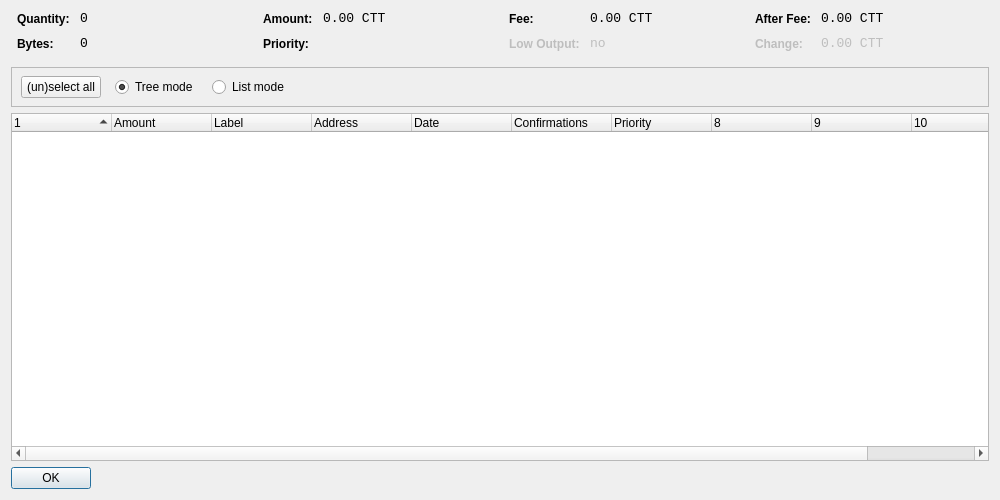
<?xml version="1.0" encoding="UTF-8"?>
<ui version="4.0">
 <class>CoinControlDialog</class>
 <widget class="QDialog" name="CoinControlDialog">
  <property name="geometry">
   <rect>
    <x>0</x>
    <y>0</y>
    <width>1000</width>
    <height>500</height>
   </rect>
  </property>
  <property name="windowTitle">
   <string>Coin Control</string>
  </property>
  <layout class="QVBoxLayout" name="verticalLayout">
   <item>
    <layout class="QHBoxLayout" name="horizontalLayoutTop" stretch="0,0,0,0">
     <property name="topMargin">
      <number>0</number>
     </property>
     <property name="bottomMargin">
      <number>10</number>
     </property>
     <item>
      <layout class="QFormLayout" name="formLayoutCoinControl1">
       <property name="horizontalSpacing">
        <number>10</number>
       </property>
       <property name="verticalSpacing">
        <number>10</number>
       </property>
       <property name="leftMargin">
        <number>6</number>
       </property>
       <property name="rightMargin">
        <number>6</number>
       </property>
       <item row="0" column="0">
        <widget class="QLabel" name="labelCoinControlQuantityText">
         <property name="styleSheet">
          <string notr="true">font-weight:bold;</string>
         </property>
         <property name="text">
          <string>Quantity:</string>
         </property>
        </widget>
       </item>
       <item row="0" column="1">
        <widget class="QLabel" name="labelCoinControlQuantity">
         <property name="font">
          <font>
           <family>Monospace</family>
           <pointsize>10</pointsize>
          </font>
         </property>
         <property name="cursor">
          <cursorShape>IBeamCursor</cursorShape>
         </property>
         <property name="contextMenuPolicy">
          <enum>Qt::ActionsContextMenu</enum>
         </property>
         <property name="text">
          <string notr="true">0</string>
         </property>
         <property name="textInteractionFlags">
          <set>Qt::LinksAccessibleByMouse|Qt::TextSelectableByKeyboard|Qt::TextSelectableByMouse</set>
         </property>
        </widget>
       </item>
       <item row="1" column="0">
        <widget class="QLabel" name="labelCoinControlBytesText">
         <property name="styleSheet">
          <string notr="true">font-weight:bold;</string>
         </property>
         <property name="text">
          <string>Bytes:</string>
         </property>
        </widget>
       </item>
       <item row="1" column="1">
        <widget class="QLabel" name="labelCoinControlBytes">
         <property name="font">
          <font>
           <family>Monospace</family>
           <pointsize>10</pointsize>
          </font>
         </property>
         <property name="cursor">
          <cursorShape>IBeamCursor</cursorShape>
         </property>
         <property name="contextMenuPolicy">
          <enum>Qt::ActionsContextMenu</enum>
         </property>
         <property name="text">
          <string notr="true">0</string>
         </property>
         <property name="textInteractionFlags">
          <set>Qt::LinksAccessibleByMouse|Qt::TextSelectableByKeyboard|Qt::TextSelectableByMouse</set>
         </property>
        </widget>
       </item>
      </layout>
     </item>
     <item>
      <layout class="QFormLayout" name="formLayoutCoinControl2">
       <property name="horizontalSpacing">
        <number>10</number>
       </property>
       <property name="verticalSpacing">
        <number>10</number>
       </property>
       <property name="leftMargin">
        <number>6</number>
       </property>
       <property name="rightMargin">
        <number>6</number>
       </property>
       <item row="0" column="0">
        <widget class="QLabel" name="labelCoinControlAmountText">
         <property name="styleSheet">
          <string notr="true">font-weight:bold;</string>
         </property>
         <property name="text">
          <string>Amount:</string>
         </property>
        </widget>
       </item>
       <item row="0" column="1">
        <widget class="QLabel" name="labelCoinControlAmount">
         <property name="font">
          <font>
           <family>Monospace</family>
           <pointsize>10</pointsize>
          </font>
         </property>
         <property name="cursor">
          <cursorShape>IBeamCursor</cursorShape>
         </property>
         <property name="contextMenuPolicy">
          <enum>Qt::ActionsContextMenu</enum>
         </property>
         <property name="text">
          <string notr="true">0.00 CTT</string>
         </property>
         <property name="textInteractionFlags">
          <set>Qt::LinksAccessibleByMouse|Qt::TextSelectableByKeyboard|Qt::TextSelectableByMouse</set>
         </property>
        </widget>
       </item>
       <item row="1" column="0">
        <widget class="QLabel" name="labelCoinControlPriorityText">
         <property name="styleSheet">
          <string notr="true">font-weight:bold;</string>
         </property>
         <property name="text">
          <string>Priority:</string>
         </property>
        </widget>
       </item>
       <item row="1" column="1">
        <widget class="QLabel" name="labelCoinControlPriority">
         <property name="font">
          <font>
           <family>Monospace</family>
           <pointsize>10</pointsize>
          </font>
         </property>
         <property name="cursor">
          <cursorShape>IBeamCursor</cursorShape>
         </property>
         <property name="contextMenuPolicy">
          <enum>Qt::ActionsContextMenu</enum>
         </property>
         <property name="text">
          <string/>
         </property>
         <property name="textInteractionFlags">
          <set>Qt::LinksAccessibleByMouse|Qt::TextSelectableByKeyboard|Qt::TextSelectableByMouse</set>
         </property>
        </widget>
       </item>
      </layout>
     </item>
     <item>
      <layout class="QFormLayout" name="formLayoutCoinControl3">
       <property name="horizontalSpacing">
        <number>10</number>
       </property>
       <property name="verticalSpacing">
        <number>10</number>
       </property>
       <property name="leftMargin">
        <number>6</number>
       </property>
       <property name="rightMargin">
        <number>6</number>
       </property>
       <item row="0" column="0">
        <widget class="QLabel" name="labelCoinControlFeeText">
         <property name="styleSheet">
          <string notr="true">font-weight:bold;</string>
         </property>
         <property name="text">
          <string>Fee:</string>
         </property>
        </widget>
       </item>
       <item row="0" column="1">
        <widget class="QLabel" name="labelCoinControlFee">
         <property name="font">
          <font>
           <family>Monospace</family>
           <pointsize>10</pointsize>
          </font>
         </property>
         <property name="cursor">
          <cursorShape>IBeamCursor</cursorShape>
         </property>
         <property name="contextMenuPolicy">
          <enum>Qt::ActionsContextMenu</enum>
         </property>
         <property name="text">
          <string notr="true">0.00 CTT</string>
         </property>
         <property name="textInteractionFlags">
          <set>Qt::LinksAccessibleByMouse|Qt::TextSelectableByKeyboard|Qt::TextSelectableByMouse</set>
         </property>
        </widget>
       </item>
       <item row="1" column="0">
        <widget class="QLabel" name="labelCoinControlLowOutputText">
         <property name="enabled">
          <bool>false</bool>
         </property>
         <property name="styleSheet">
          <string notr="true">font-weight:bold;</string>
         </property>
         <property name="text">
          <string>Low Output:</string>
         </property>
        </widget>
       </item>
       <item row="1" column="1">
        <widget class="QLabel" name="labelCoinControlLowOutput">
         <property name="enabled">
          <bool>false</bool>
         </property>
         <property name="font">
          <font>
           <family>Monospace</family>
           <pointsize>10</pointsize>
          </font>
         </property>
         <property name="cursor">
          <cursorShape>IBeamCursor</cursorShape>
         </property>
         <property name="contextMenuPolicy">
          <enum>Qt::ActionsContextMenu</enum>
         </property>
         <property name="text">
          <string notr="true">no</string>
         </property>
         <property name="textInteractionFlags">
          <set>Qt::LinksAccessibleByMouse|Qt::TextSelectableByKeyboard|Qt::TextSelectableByMouse</set>
         </property>
        </widget>
       </item>
      </layout>
     </item>
     <item>
      <layout class="QFormLayout" name="formLayoutCoinControl4">
       <property name="horizontalSpacing">
        <number>10</number>
       </property>
       <property name="verticalSpacing">
        <number>10</number>
       </property>
       <property name="leftMargin">
        <number>6</number>
       </property>
       <property name="rightMargin">
        <number>6</number>
       </property>
       <item row="0" column="0">
        <widget class="QLabel" name="labelCoinControlAfterFeeText">
         <property name="styleSheet">
          <string notr="true">font-weight:bold;</string>
         </property>
         <property name="text">
          <string>After Fee:</string>
         </property>
        </widget>
       </item>
       <item row="0" column="1">
        <widget class="QLabel" name="labelCoinControlAfterFee">
         <property name="font">
          <font>
           <family>Monospace</family>
           <pointsize>10</pointsize>
          </font>
         </property>
         <property name="cursor">
          <cursorShape>IBeamCursor</cursorShape>
         </property>
         <property name="contextMenuPolicy">
          <enum>Qt::ActionsContextMenu</enum>
         </property>
         <property name="text">
          <string notr="true">0.00 CTT</string>
         </property>
         <property name="textInteractionFlags">
          <set>Qt::LinksAccessibleByMouse|Qt::TextSelectableByKeyboard|Qt::TextSelectableByMouse</set>
         </property>
        </widget>
       </item>
       <item row="1" column="0">
        <widget class="QLabel" name="labelCoinControlChangeText">
         <property name="enabled">
          <bool>false</bool>
         </property>
         <property name="styleSheet">
          <string notr="true">font-weight:bold;</string>
         </property>
         <property name="text">
          <string>Change:</string>
         </property>
        </widget>
       </item>
       <item row="1" column="1">
        <widget class="QLabel" name="labelCoinControlChange">
         <property name="enabled">
          <bool>false</bool>
         </property>
         <property name="font">
          <font>
           <family>Monospace</family>
           <pointsize>10</pointsize>
          </font>
         </property>
         <property name="cursor">
          <cursorShape>IBeamCursor</cursorShape>
         </property>
         <property name="contextMenuPolicy">
          <enum>Qt::ActionsContextMenu</enum>
         </property>
         <property name="text">
          <string notr="true">0.00 CTT</string>
         </property>
         <property name="textInteractionFlags">
          <set>Qt::LinksAccessibleByMouse|Qt::TextSelectableByKeyboard|Qt::TextSelectableByMouse</set>
         </property>
        </widget>
       </item>
      </layout>
     </item>
    </layout>
   </item>
   <item>
    <widget class="QFrame" name="frame">
     <property name="minimumSize">
      <size>
       <width>0</width>
       <height>40</height>
      </size>
     </property>
     <property name="frameShape">
      <enum>QFrame::StyledPanel</enum>
     </property>
     <property name="frameShadow">
      <enum>QFrame::Sunken</enum>
     </property>
     <widget class="QWidget" name="horizontalLayoutWidget">
      <property name="geometry">
       <rect>
        <x>10</x>
        <y>0</y>
        <width>781</width>
        <height>41</height>
       </rect>
      </property>
      <layout class="QHBoxLayout" name="horizontalLayoutPanel" stretch="0,0,0,0,0">
       <property name="spacing">
        <number>14</number>
       </property>
       <item>
        <widget class="QPushButton" name="pushButtonSelectAll">
         <property name="sizePolicy">
          <sizepolicy hsizetype="Maximum" vsizetype="Fixed">
           <horstretch>0</horstretch>
           <verstretch>0</verstretch>
          </sizepolicy>
         </property>
         <property name="text">
          <string>(un)select all</string>
         </property>
        </widget>
       </item>
       <item>
        <widget class="QRadioButton" name="radioTreeMode">
         <property name="sizePolicy">
          <sizepolicy hsizetype="Maximum" vsizetype="Fixed">
           <horstretch>0</horstretch>
           <verstretch>0</verstretch>
          </sizepolicy>
         </property>
         <property name="text">
          <string>Tree mode</string>
         </property>
         <property name="checked">
          <bool>true</bool>
         </property>
        </widget>
       </item>
       <item>
        <widget class="QRadioButton" name="radioListMode">
         <property name="sizePolicy">
          <sizepolicy hsizetype="Maximum" vsizetype="Fixed">
           <horstretch>0</horstretch>
           <verstretch>0</verstretch>
          </sizepolicy>
         </property>
         <property name="text">
          <string>List mode</string>
         </property>
        </widget>
       </item>
       <item>
        <spacer name="horizontalSpacer">
         <property name="orientation">
          <enum>Qt::Horizontal</enum>
         </property>
         <property name="sizeHint" stdset="0">
          <size>
           <width>40</width>
           <height>20</height>
          </size>
         </property>
        </spacer>
       </item>
      </layout>
     </widget>
    </widget>
   </item>
   <item>
    <widget class="CoinControlTreeWidget" name="treeWidget">
     <property name="contextMenuPolicy">
      <enum>Qt::CustomContextMenu</enum>
     </property>
     <property name="sortingEnabled">
      <bool>false</bool>
     </property>
     <property name="columnCount">
      <number>11</number>
     </property>
     <attribute name="headerShowSortIndicator" stdset="0">
      <bool>true</bool>
     </attribute>
     <attribute name="headerStretchLastSection">
      <bool>false</bool>
     </attribute>
     <column>
      <property name="text">
       <string/>
      </property>
     </column>
     <column>
      <property name="text">
       <string>Amount</string>
      </property>
     </column>
     <column>
      <property name="text">
       <string>Label</string>
      </property>
     </column>
     <column>
      <property name="text">
       <string>Address</string>
      </property>
     </column>
     <column>
      <property name="text">
       <string>Date</string>
      </property>
     </column>
     <column>
      <property name="text">
       <string>Confirmations</string>
      </property>
      <property name="toolTip">
       <string>Confirmed</string>
      </property>
     </column>
     <column>
      <property name="text">
       <string>Priority</string>
      </property>
     </column>
     <column>
      <property name="text">
       <string/>
      </property>
     </column>
     <column>
      <property name="text">
       <string/>
      </property>
     </column>
     <column>
      <property name="text">
       <string/>
      </property>
     </column>
     <column>
      <property name="text">
       <string/>
      </property>
     </column>
    </widget>
   </item>
   <item>
    <widget class="QDialogButtonBox" name="buttonBox">
     <property name="sizePolicy">
      <sizepolicy hsizetype="Maximum" vsizetype="Fixed">
       <horstretch>0</horstretch>
       <verstretch>0</verstretch>
      </sizepolicy>
     </property>
     <property name="orientation">
      <enum>Qt::Horizontal</enum>
     </property>
     <property name="standardButtons">
      <set>QDialogButtonBox::Ok</set>
     </property>
    </widget>
   </item>
  </layout>
 </widget>
 <customwidgets>
  <customwidget>
   <class>CoinControlTreeWidget</class>
   <extends>QTreeWidget</extends>
   <header>coincontroltreewidget.h</header>
  </customwidget>
 </customwidgets>
 <resources/>
 <connections/>
</ui>
